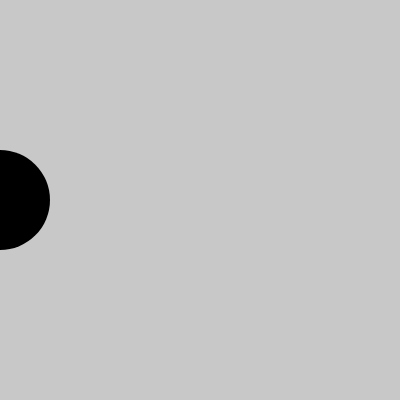
Frame 1 (no input)
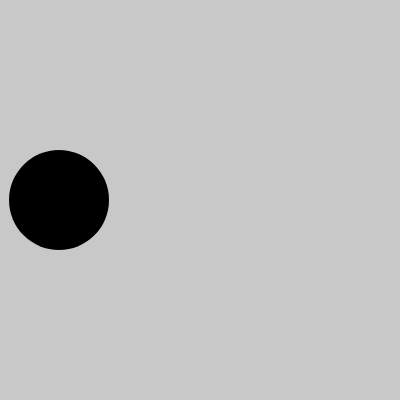
Frame 60 (no input)
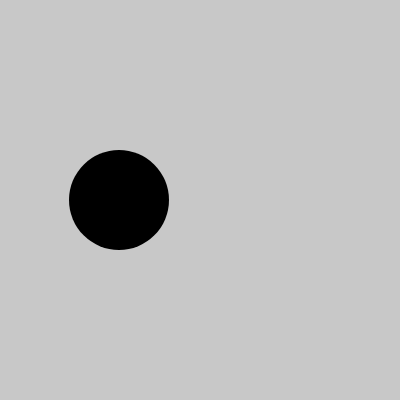
Frame 120 (the mouse pressed at the canvas centre since frame 60)

The p5.js sketch that drew these frames (run headless with seeded random() and noise() and a simulated clock; from frame 60 on, the mouse is pressed at the canvas centre):

// p5.js sketch
// ── sketch.js

/*
CONDITIONALS
Jeff Thompson | 2017/20 | jeffreythompson.org

Very often we want to compare two values with each other;
to do this, we use if/else if/else statements called
"conditionals." This is super useful for controlling
the flow of a program and/or making choices about what
code to execute. In a bit, we'll also see how conditionals
help us create looping structures, too!

First we'll look at some basic examples in the Console,
then use conditionals to draw shapes onscreen.

We use a set of special symbols to compare values;
you've probably seen a few of these already!

  >    greater than                2 > 1
  <    less than                   1 < 2
  >=   greater than or equal to    4 >= 2+2
  <=   less than or equal to       1 <= 2+2 
  ===  equal to (see note)         5 === 2+3
  &&   and                         a < b && b >= 10
  ||   or                          a < b || b > c

Note! The "equal to" symbol is unique to Javascript.
Many languages use two equal signs (==) instead and
that does work in Javascript too, but for now you'll
run into fewer errors if you use three (===).

CHALLENGES:
1. Can you research the difference between the == and
   === symbols? Why would you not want to use ==?
2. Can you make the circle move back-and-forth instead
   of just to the right? (Hint: you'll need a value for
   direction, and have that switch when the circle hits
   an edge.)

*/

let x =     0;      // two "global" variables used
let debug = true;   // in the example below


function setup() {
    createCanvas(400, 400);

    // basic comparison of two numbers
    // first we check if they are equal, if not
    // we check if a is bigger than b, and if
    // neither of those two statements is true,
    // then a must be smaller than b
    let a = 1;
    let b = 2;
    if (a === b) {
        // code inside these brackets only runs
        // if the if-statement is true
        console.log('A is equal to B!');
    }
    else if (a > b) {
        console.log('A is greater than B!');
    }
    else {
        console.log('A is less than B!');
    }

    // boolean (true/false) values can be written
    // in a shorthand way
    let enjoyIfStatements = true;
    if (enjoyIfStatements) {
        console.log('I enjoy if statements!');
    }

    // we can check if a boolean value is false
    // with the ! symbol (which means "not")
    let hateDonuts = false;
    if (!hateDonuts) {
        console.log('I do not hate donuts, I love them!');
    }

    // we can also combine multiple conditionals with
    // the "and" (&&) and "or" (||) symbols
    // for example: if I'm hungry AND I have had less
    // than 6 hotdogs today, we should go get a hotdog
    let hungry = true;
    let numHotdogsEaten = 3;
    if (hungry && numHotdogsEaten < 6) {
        console.log("Let's go get a hotdog!");
    }

    // run away if either zombies or cobras are present
    let zombies = true;
    let cobras = false;
    if (zombies || cobras) {
        console.log('Run away!');
    }

    // we can nest conditionals together using
    // parentheses – these can be hard to read but
    // let us do complex comparisions

    // get a donut if...
    // - I have enough money
    // or...
    // - my friend is here
    // - AND they have enough money for both of us
    let donutCost =   1.50;
    let myMoney =     1.20;   // not enough :(
    let friendHere =  true;   // but my friend is here!
    let friendMoney = 4.50;   // do they have enough?
    if (myMoney >= donutCost || (friendHere && (friendMoney >= donutCost*2)) ) {
        console.log('Donut time!');
    }

    // lastly, we can compare strings of text too!
    let myName = 'Jeff';
    let myCatsName = 'Manchego';
    if (myName === myCatsName) {
        console.log('My cat and I have the same name!');
    }
    else {
        console.log('My cat and I have different names');
    }
}


function draw() {
    background(200);

    // draw a little circle
    fill(0);
    noStroke();
    circle(x, height/2, 100);

    // change its x position each frame
    x = x + 1;

    // if the circle has hit the right edge,
    // reset its position to 0
    if (x > width) {
        x = 0;
    }

    // another good use of conditionals is to
    // create "flags," boolean variables that
    // enable/disable bits of your code
    if (debug) {
        console.log(x);
    }
}
